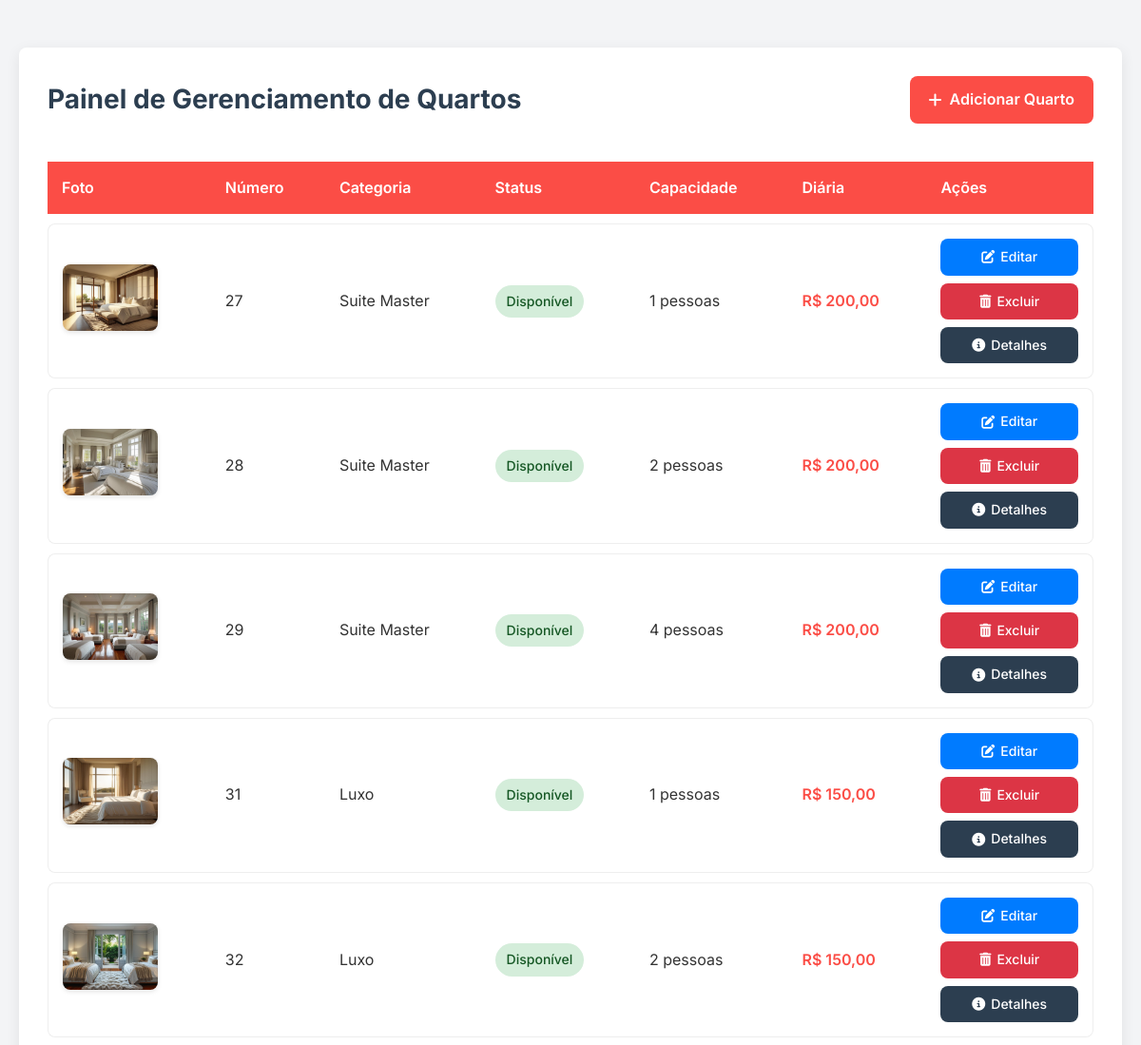
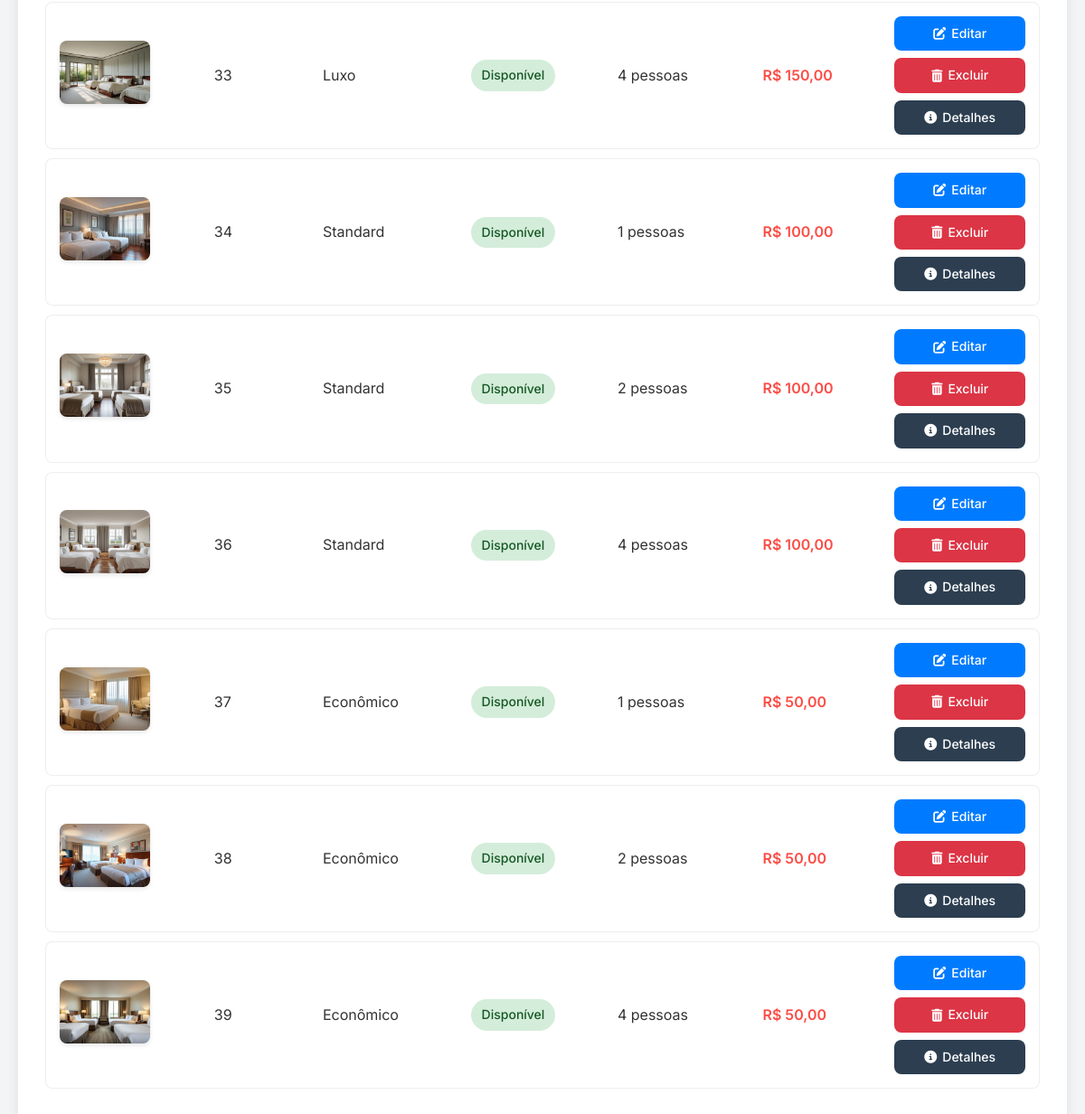
Page /gestor/quartos/index.php on the committed database (2 pictures, top to bottom).
### tables this page shows
CREATE TABLE `quarto` (
  `ID_Quarto` int(11) NOT NULL,
  `Status` varchar(45) DEFAULT NULL,
  `Capacidade` int(11) DEFAULT NULL,
  `Categoria_ID_Categoria` int(11) NOT NULL,
  `Foto` varchar(255) DEFAULT NULL,
  `Preco_diaria` decimal(10,2) DEFAULT NULL
);

CREATE TABLE `categoria` (
  `ID_Categoria` int(11) NOT NULL,
  `Nome` varchar(50) NOT NULL
);

### gestor/quartos/index.php (the view, shortened to what this page needs)
<?php
require_once '../../config/config.php';
$lista = [];
$sql = $pdo->query("
    SELECT q.*, c.Nome as CategoriaNome,
    (
        SELECT COUNT(*) FROM reserva r
        WHERE r.Quarto_ID_Quarto = q.ID_QUARTO
        AND CURRENT_TIMESTAMP BETWEEN r.Checkin AND r.Checkout
    ) as Ocupado
    FROM Quarto q
    INNER JOIN Categoria c ON q.Categoria_ID_Categoria = c.ID_Categoria
");
if ($sql->rowCount() > 0) {
    $lista = $sql->fetchAll(PDO::FETCH_ASSOC);
}
?>
<!DOCTYPE html>
<html lang="pt-br">
<head>
    <link rel="stylesheet" href="https://cdnjs.cloudflare.com/ajax/libs/font-awesome/6.5.0/css/all.min.css">
    <link rel="stylesheet" href="https://cdn.datatables.net/2.2.2/css/dataTables.dataTables.min.css">
</head>
<body>
    <div class="container">
        <div class="page-header">
            <h1 class="page-title">Painel de Gerenciamento de Quartos</h1>
            <a href="adicionar_quarto.php" class="btn-add">
                <i class="fas fa-plus"></i> Adicionar Quarto
            </a>
        </div>
        <table id="myTable" class="display nowrap" style="width:100%">
            <thead>
                <tr>
                    <th>Foto</th>
                    <th>Número</th>
                    <th>Categoria</th>
                    <th>Status</th>
                    <th>Capacidade</th>
                    <th>Diária</th>
                    <th>Ações</th>
                </tr>
            </thead>
            <tbody>
                <?php foreach ($lista as $quarto):
                    $statusClass = '';
                    $statusText = '';
                    if ($quarto['Status'] === 'Manutencao') {
                        $statusClass = 'status-manutencao';
                        $statusText = 'Manutenção';
                    } elseif ($quarto['Status'] ==='Ocupado') {
                        $statusClass = 'status-ocupado';
                        $statusText = 'Ocupado';
                    } else {
                        $statusClass = 'status-disponivel';
                        $statusText = 'Disponível';
                    }
                ?>
                    <tr>
                        <td data-label="Foto">
                            <?php if (!empty($quarto['Foto'])): ?>
    <img src="../../uploads/<?= htmlspecialchars($quarto['Foto']) ?>" alt="Foto do Quarto" class="room-image">
<?php else: ?>
    <img src="../../assets/img/sem-imagem.jpg" alt="Sem imagem" class="room-image">
<?php endif; ?>
                        </td>
                        <td data-label="Número"><?= $quarto['ID_Quarto'] ?></td>
                        <td data-label="Categoria"><?= $quarto['CategoriaNome'] ?></td>
                        <td data-label="Status">
                            <span class="status <?= $statusClass ?>"><?= $statusText ?></span>
                        </td>
                        <td data-label="Capacidade"><?= $quarto['Capacidade'] ?> pessoas</td>
                        <td data-label="Diária" class="price">R$ <?= number_format($quarto['Preco_diaria'], 2, ',', '.') ?></td>
                        <td data-label="Ações">
                            <div class="action-buttons">
                                <a href="editar_quarto.php?id=<?= $quarto['ID_Quarto'] ?>" class="btn-action btn-edit">
                                    <i class="fas fa-edit"></i> Editar
                                </a>
                                <a href="../../actions/excluir_quarto.php?id=<?= $quarto['ID_Quarto'] ?>" class="btn-action btn-delete" onclick="return confirm('Tem certeza que deseja excluir este quarto?')">
                                    <i class="fas fa-trash-alt"></i> Excluir
                                </a>
                                <a href="maisdetalhes.php?id=<?= $quarto['ID_Quarto'] ?>" class="btn-action btn-more">
                                    <i class="fas fa-info-circle"></i> Detalhes
                                </a>
                            </div>
                        </td>
                    </tr>
                <?php endforeach; ?>
            </tbody>
        </table>
    </div>
</body>
</html>

### gestor/quartos/index.php (style rules this page uses)
:root { --primary-color: #FB4D46; --secondary-color: #2c3e50; --light-gray: #f8f9fa; --dark-gray: #6c757d; --white: #ffffff; --border-radius: 8px; --box-shadow: 0 4px 15px rgba(0,0,0,0.08); --transition: all 0.3s ease; }
* { margin: 0; padding: 0; box-sizing: border-box; font-family: 'Inter', sans-serif; }
body { background-color: #f3f4f6; color: #333; line-height: 1.6; padding: 20px; }
.container { max-width: 1200px; margin: 30px auto; background-color: var(--white); border-radius: var(--border-radius); box-shadow: var(--box-shadow); padding: 30px; }
.page-header { display: flex; justify-content: space-between; align-items: center; margin-bottom: 30px; flex-wrap: wrap; gap: 15px; }
.page-title { color: var(--secondary-color); font-size: 28px; margin: 0; }
.btn-add { display: inline-flex; align-items: center; gap: 8px; padding: 12px 20px; background-color: var(--primary-color); color: white; border-radius: var(--border-radius); text-decoration: none; font-weight: 600; transition: var(--transition); }
#myTable { width: 100% !important; border-collapse: separate; border-spacing: 0 10px; margin-top: 20px; }
#myTable thead th { background-color: var(--primary-color); color: white; padding: 15px; text-align: left; font-weight: 600; border: none; }
#myTable tbody tr { background-color: var(--white); transition: var(--transition); border-radius: var(--border-radius); }
#myTable tbody td { padding: 15px; border-top: 1px solid #eee; border-bottom: 1px solid #eee; vertical-align: middle; }
#myTable tbody td:first-child { border-left: 1px solid #eee; border-top-left-radius: var(--border-radius); border-bottom-left-radius: var(--border-radius); }
#myTable tbody td:last-child { border-right: 1px solid #eee; border-top-right-radius: var(--border-radius); border-bottom-right-radius: var(--border-radius); }
.room-image { width: 100px; height: 70px; object-fit: cover; border-radius: var(--border-radius); box-shadow: 0 2px 5px rgba(0,0,0,0.1); }
.status { display: inline-block; padding: 6px 12px; border-radius: 20px; font-size: 14px; font-weight: 500; }
.status-disponivel { background-color: #d4edda; color: #155724; }
.action-buttons { display: flex; flex-direction: column; gap: 8px; }
.btn-action { display: inline-flex; align-items: center; justify-content: center; gap: 6px; padding: 8px 12px; border-radius: var(--border-radius); font-size: 14px; font-weight: 500; text-decoration: none; transition: var(--transition); text-align: center; }
.btn-edit { background-color: #007bff; color: white; }
.btn-delete { background-color: #dc3545; color: white; }
.btn-more { background-color: var(--secondary-color); color: white; }
.price { font-weight: 600; color: var(--primary-color); }

### rows in the picture
quarto: Foto (picture), ID_Quarto "27", Categoria_ID_Categoria.Nome "Suite Master", Status "Disponível", Capacidade "1", Preco_diaria "200,00"
quarto: Foto (picture), ID_Quarto "28", Categoria_ID_Categoria.Nome "Suite Master", Status "Disponível", Capacidade "2", Preco_diaria "200,00"
quarto: Foto (picture), ID_Quarto "29", Categoria_ID_Categoria.Nome "Suite Master", Status "Disponível", Capacidade "4", Preco_diaria "200,00"
quarto: Foto (picture), ID_Quarto "31", Categoria_ID_Categoria.Nome "Luxo", Status "Disponível", Capacidade "1", Preco_diaria "150,00"
quarto: Foto (picture), ID_Quarto "32", Categoria_ID_Categoria.Nome "Luxo", Status "Disponível", Capacidade "2", Preco_diaria "150,00"
quarto: Foto (picture), ID_Quarto "33", Categoria_ID_Categoria.Nome "Luxo", Status "Disponível", Capacidade "4", Preco_diaria "150,00"
quarto: Foto (picture), ID_Quarto "34", Categoria_ID_Categoria.Nome "Standard", Status "Disponível", Capacidade "1", Preco_diaria "100,00"
quarto: Foto (picture), ID_Quarto "35", Categoria_ID_Categoria.Nome "Standard", Status "Disponível", Capacidade "2", Preco_diaria "100,00"
quarto: Foto (picture), ID_Quarto "36", Categoria_ID_Categoria.Nome "Standard", Status "Disponível", Capacidade "4", Preco_diaria "100,00"
quarto: Foto (picture), ID_Quarto "37", Categoria_ID_Categoria.Nome "Econômico", Status "Disponível", Capacidade "1", Preco_diaria "50,00"
quarto: Foto (picture), ID_Quarto "38", Categoria_ID_Categoria.Nome "Econômico", Status "Disponível", Capacidade "2", Preco_diaria "50,00"
quarto: Foto (picture), ID_Quarto "39", Categoria_ID_Categoria.Nome "Econômico", Status "Disponível", Capacidade "4", Preco_diaria "50,00"
